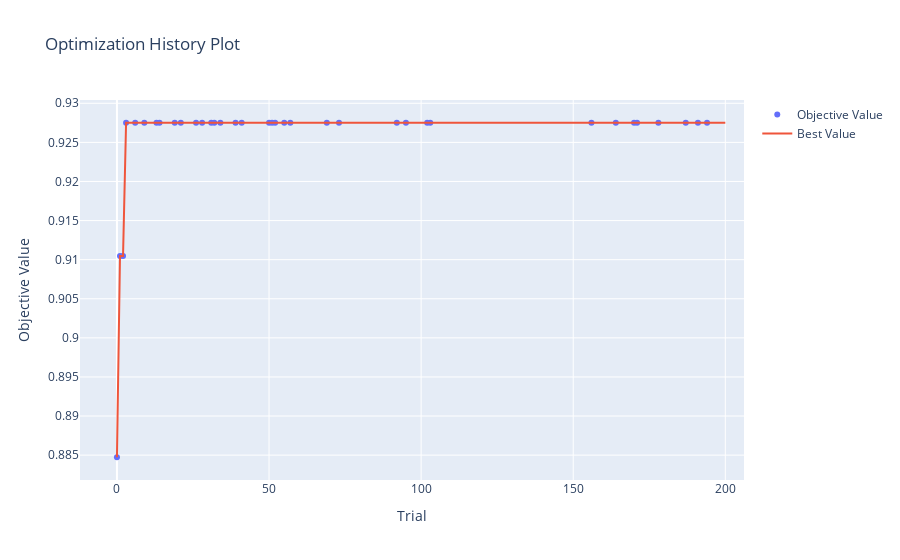
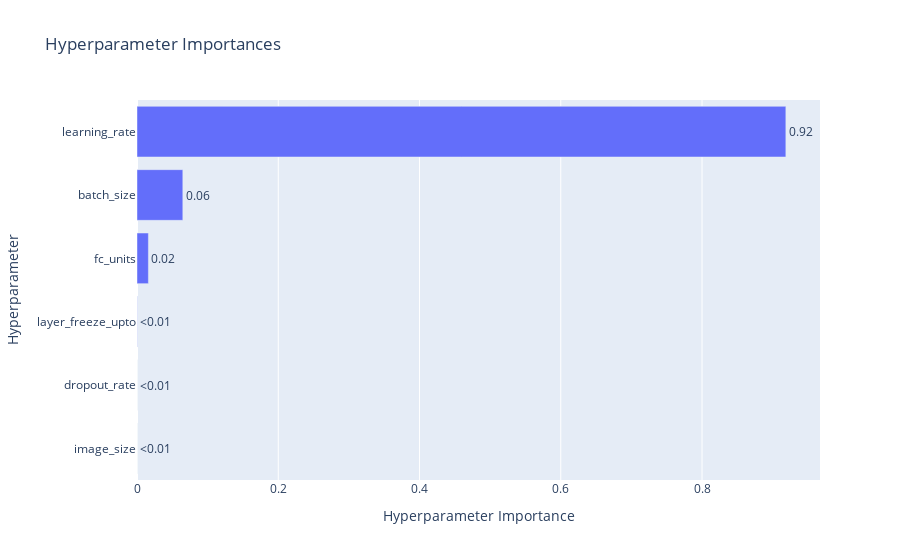
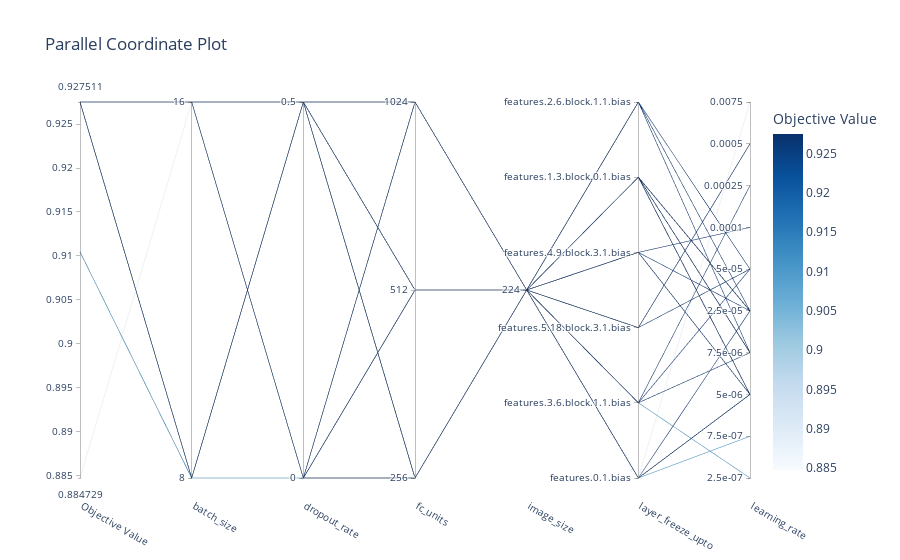

The notebook cell these images were saved under, in order:
### Markdown cell above
### 100% training data

### Code cell
import optuna
from optuna.visualization import (
    plot_optimization_history,
    plot_param_importances,
    plot_parallel_coordinate,
)

# Load the study
study = optuna.load_study(study_name="Efficient_V2_optuna_winding_large3", storage="sqlite:///Efficient_V2_optuna_winding_large3.db")

new_study = optuna.create_study(direction=study.direction)

for trial in study.trials[1:]:
    new_study.add_trial(trial)
    
# Plot optimization history
history_fig = plot_optimization_history(new_study)
history_fig.show()

# Plot parameter importances
importances_fig = plot_param_importances(new_study)
importances_fig.show()

# Plot parallel coordinate
parallel_coordinate_fig = plot_parallel_coordinate(new_study)
parallel_coordinate_fig.show()

### Figure 1 — Plotly figure (JSON) as saved in the notebook; plotly's stock layout.template omitted (floating-point values rounded to 4 significant figures; data arrays with more than 128 entries replaced by an {"elided": "..."} marker saying what was removed)
{"data": [{"mode": "markers", "name": "Objective Value", "type": "scatter", "x": [0, 1, 2, 3, 6, 9, 13, 14, 19, 21, 26, 28, 31, 32, 34, 39, 41, 50, 51, 52, 55, 57, 69, 73, 92, 95, 102, 103, 156, 164, 170, 171, 178, 187, 191, 194], "y": [0.8847, 0.9105, 0.9105, 0.9275, 0.9275, 0.9275, 0.9275, 0.9275, 0.9275, 0.9275, 0.9275, 0.9275, 0.9275, 0.9275, 0.9275, 0.9275, 0.9275, 0.9275, 0.9275, 0.9275, 0.9275, 0.9275, 0.9275, 0.9275, 0.9275, 0.9275, 0.9275, 0.9275, 0.9275, 0.9275, 0.9275, 0.9275, 0.9275, 0.9275, 0.9275, 0.9275]}, {"mode": "lines", "name": "Best Value", "type": "scatter", "x": {"elided": "201 int values"}, "y": {"elided": "201 float values"}}, {"marker": {"color": "#cccccc"}, "mode": "markers", "name": "Infeasible Trial", "showlegend": false, "type": "scatter", "x": [], "y": []}], "layout": {"autosize": true, "title": {"text": "Optimization History Plot"}, "xaxis": {"autorange": true, "range": [-11.85, 205.8], "title": {"text": "Trial"}, "type": "linear"}, "yaxis": {"autorange": true, "range": [0.8812, 0.931], "title": {"text": "Objective Value"}, "type": "linear"}}}

### Figure 2 — Plotly figure (JSON) as saved in the notebook; plotly's stock layout.template omitted (floating-point values rounded to 4 significant figures)
{"data": [{"cliponaxis": false, "hovertemplate": ["image_size (CategoricalDistribution): 0.0<extra></extra>", "dropout_rate (CategoricalDistribution): 2.1870430643055595e-30<extra></extra>", "layer_freeze_upto (CategoricalDistribution): 0.0002992478912679139<extra></extra>", "fc_units (CategoricalDistribution): 0.01613015636176386<extra></extra>", "batch_size (CategoricalDistribution): 0.06487224009297461<extra></extra>", "learning_rate (CategoricalDistribution): 0.9186983556539936<extra></extra>"], "name": "Objective Value", "orientation": "h", "text": ["<0.01", "<0.01", "<0.01", "0.02", "0.06", "0.92"], "textposition": "outside", "type": "bar", "x": [0, 2.187e-30, 0.0002992, 0.01613, 0.06487, 0.9187], "y": ["image_size", "dropout_rate", "layer_freeze_upto", "fc_units", "batch_size", "learning_rate"]}], "layout": {"autosize": true, "title": {"text": "Hyperparameter Importances"}, "xaxis": {"autorange": true, "range": [0, 0.9671], "title": {"text": "Hyperparameter Importance"}, "type": "linear"}, "yaxis": {"autorange": true, "range": [-0.5, 5.5], "title": {"text": "Hyperparameter"}, "type": "category"}}}

### Figure 3 — Plotly figure (JSON) as saved in the notebook; plotly's stock layout.template omitted (floating-point values rounded to 4 significant figures)
{"data": [{"dimensions": [{"label": "Objective Value", "range": [0.8847, 0.9275], "values": [0.9105, 0.9105, 0.9275, 0.9275, 0.9275, 0.9275, 0.9275, 0.8847, 0.9275, 0.9275, 0.9275, 0.9275, 0.9275, 0.9275, 0.9275, 0.9275, 0.9275, 0.9275, 0.9275, 0.9275, 0.9275, 0.9275, 0.9275, 0.9275, 0.9275, 0.9275, 0.9275, 0.9275, 0.9275, 0.9275, 0.9275, 0.9275, 0.9275, 0.9275, 0.9275, 0.9275]}, {"label": "batch_size", "range": [0, 1], "ticktext": ["8", "16"], "tickvals": [0, 1], "values": [0, 0, 0, 0, 0, 1, 1, 1, 1, 1, 1, 1, 1, 1, 1, 1, 1, 1, 1, 1, 1, 1, 1, 1, 1, 1, 1, 1, 1, 1, 1, 1, 1, 1, 1, 1]}, {"label": "dropout_rate", "range": [0, 1], "ticktext": ["0", "0.5"], "tickvals": [0, 1], "values": [0, 1, 1, 1, 1, 0, 0, 0, 0, 0, 0, 0, 0, 0, 0, 0, 0, 0, 0, 0, 0, 0, 0, 0, 0, 0, 0, 1, 1, 1, 1, 1, 1, 1, 1, 1]}, {"label": "fc_units", "range": [0, 2], "ticktext": ["256", "512", "1024"], "tickvals": [0, 1, 2], "values": [2, 0, 0, 0, 1, 0, 0, 0, 1, 1, 1, 1, 1, 2, 2, 2, 2, 2, 2, 2, 2, 2, 2, 2, 2, 2, 2, 0, 1, 1, 1, 1, 1, 2, 2, 2]}, {"label": "image_size", "range": [0, 0], "ticktext": ["224"], "tickvals": [0], "values": [0, 0, 0, 0, 0, 0, 0, 0, 0, 0, 0, 0, 0, 0, 0, 0, 0, 0, 0, 0, 0, 0, 0, 0, 0, 0, 0, 0, 0, 0, 0, 0, 0, 0, 0, 0]}, {"label": "layer_freeze_upto", "range": [0, 5], "ticktext": ["features.0.1.bias", "features.3.6.block.1.1.bias", "features.5.18.block.3.1.bias", "features.4.9.block.3.1.bias", "features.1.3.block.0.1.bias", "features.2.6.block.1.1.bias"], "tickvals": [0, 1, 2, 3, 4, 5], "values": [0, 1, 0, 0, 1, 2, 1, 0, 5, 4, 1, 4, 4, 4, 4, 4, 4, 4, 4, 4, 4, 4, 4, 0, 4, 4, 5, 0, 3, 3, 3, 2, 2, 5, 4, 3]}, {"label": "learning_rate", "range": [0, 9], "ticktext": ["2.5e-07", "7.5e-07", "5e-06", "7.5e-06", "2.5e-05", "5e-05", "0.0001", "0.00025", "0.0005", "0.0075"], "tickvals": [0, 1, 2, 3, 4, 5, 6, 7, 8, 9], "values": [1, 0, 2, 2, 5, 5, 7, 9, 3, 3, 3, 3, 3, 2, 2, 2, 3, 3, 3, 3, 4, 4, 4, 4, 4, 4, 5, 2, 2, 2, 4, 8, 8, 4, 4, 6]}], "labelangle": 30, "labelside": "bottom", "line": {"color": [0.9105, 0.9105, 0.9275, 0.9275, 0.9275, 0.9275, 0.9275, 0.8847, 0.9275, 0.9275, 0.9275, 0.9275, 0.9275, 0.9275, 0.9275, 0.9275, 0.9275, 0.9275, 0.9275, 0.9275, 0.9275, 0.9275, 0.9275, 0.9275, 0.9275, 0.9275, 0.9275, 0.9275, 0.9275, 0.9275, 0.9275, 0.9275, 0.9275, 0.9275, 0.9275, 0.9275], "colorbar": {"title": {"text": "Objective Value"}}, "colorscale": [[0, "rgb(247,251,255)"], [0.125, "rgb(222,235,247)"], [0.25, "rgb(198,219,239)"], [0.375, "rgb(158,202,225)"], [0.5, "rgb(107,174,214)"], [0.625, "rgb(66,146,198)"], [0.75, "rgb(33,113,181)"], [0.875, "rgb(8,81,156)"], [1, "rgb(8,48,107)"]], "reversescale": false, "showscale": true}, "type": "parcoords"}], "layout": {"autosize": true, "title": {"text": "Parallel Coordinate Plot"}}}
